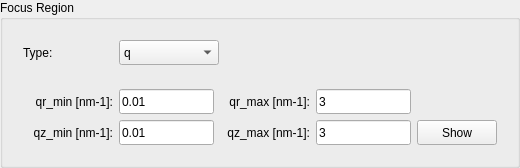
                   <widget class="QGroupBox" name="preProcessingFocusRegionBox">
                    <property name="sizePolicy">
                     <sizepolicy hsizetype="Preferred" vsizetype="Preferred">
                      <horstretch>0</horstretch>
                      <verstretch>0</verstretch>
                     </sizepolicy>
                    </property>
                    <property name="maximumSize">
                     <size>
                      <width>16777215</width>
                      <height>16777215</height>
                     </size>
                    </property>
                    <property name="styleSheet">
                     <string notr="true">QGroupBox {
    font: bold 10pt &quot;Microsoft YaHei&quot;;
}</string>
                    </property>
                    <property name="title">
                     <string>Focus Region</string>
                    </property>
                    <layout class="QVBoxLayout" name="verticalLayout_13">
                     <item>
                      <widget class="QWidget" name="FocusRegionTypeWidget" native="true">
                       <layout class="QHBoxLayout" name="horizontalLayout_8">
                        <item>
                         <widget class="QLabel" name="FocusRegionTypeLabel">
                          <property name="sizePolicy">
                           <sizepolicy hsizetype="Fixed" vsizetype="Fixed">
                            <horstretch>0</horstretch>
                            <verstretch>0</verstretch>
                           </sizepolicy>
                          </property>
                          <property name="minimumSize">
                           <size>
                            <width>90</width>
                            <height>25</height>
                           </size>
                          </property>
                          <property name="maximumSize">
                           <size>
                            <width>16777215</width>
                            <height>16777215</height>
                           </size>
                          </property>
                          <property name="text">
                           <string>Type:</string>
                          </property>
                          <property name="alignment">
                           <set>Qt::AlignLeading|Qt::AlignLeft|Qt::AlignVCenter</set>
                          </property>
                         </widget>
                        </item>
                        <item>
                         <widget class="QComboBox" name="FocusRegionTypeCombox">
                          <property name="minimumSize">
                           <size>
                            <width>100</width>
                            <height>25</height>
                           </size>
                          </property>
                          <property name="maximumSize">
                           <size>
                            <width>150</width>
                            <height>16777215</height>
                           </size>
                          </property>
                          <item>
                           <property name="text">
                            <string>q</string>
                           </property>
                          </item>
                          <item>
                           <property name="text">
                            <string>Pixel</string>
                           </property>
                          </item>
                          <item>
                           <property name="text">
                            <string>None</string>
                           </property>
                          </item>
                         </widget>
                        </item>
                        <item>
                         <spacer name="FocusRegionTypeSpacer">
                          <property name="orientation">
                           <enum>Qt::Horizontal</enum>
                          </property>
                          <property name="sizeHint" stdset="0">
                           <size>
                            <width>40</width>
                            <height>20</height>
                           </size>
                          </property>
                         </spacer>
                        </item>
                       </layout>
                      </widget>
                     </item>
                     <item>
                      <widget class="QStackedWidget" name="FocusRegionStackedWidget">
                       <property name="currentIndex">
                        <number>0</number>
                       </property>
                       <widget class="QWidget" name="FocusRegionQPage">
                        <layout class="QGridLayout" name="gridLayout_9">
                         <item row="1" column="1">
                          <widget class="QLabel" name="FocusRegionQzMinLabel">
                           <property name="sizePolicy">
                            <sizepolicy hsizetype="Fixed" vsizetype="Fixed">
                             <horstretch>0</horstretch>
                             <verstretch>0</verstretch>
                            </sizepolicy>
                           </property>
                           <property name="minimumSize">
                            <size>
                             <width>90</width>
                             <height>25</height>
                            </size>
                           </property>
                           <property name="maximumSize">
                            <size>
                             <width>16777215</width>
                             <height>16777215</height>
                            </size>
                           </property>
                           <property name="text">
                            <string>qz_min [nm-1]:</string>
                           </property>
                           <property name="alignment">
                            <set>Qt::AlignRight|Qt::AlignTrailing|Qt::AlignVCenter</set>
                           </property>
                          </widget>
                         </item>
                         <item row="0" column="1">
                          <widget class="QLabel" name="FocusRegionQrMinLabel">
                           <property name="sizePolicy">
                            <sizepolicy hsizetype="Fixed" vsizetype="Fixed">
                             <horstretch>0</horstretch>
                             <verstretch>0</verstretch>
                            </sizepolicy>
                           </property>
                           <property name="minimumSize">
                            <size>
                             <width>90</width>
                             <height>25</height>
                            </size>
                           </property>
                           <property name="maximumSize">
                            <size>
                             <width>16777215</width>
                             <height>16777215</height>
                            </size>
                           </property>
                           <property name="text">
                            <string>qr_min [nm-1]:</string>
                           </property>
                           <property name="alignment">
                            <set>Qt::AlignRight|Qt::AlignTrailing|Qt::AlignVCenter</set>
                           </property>
                          </widget>
                         </item>
                         <item row="0" column="4">
                          <widget class="QLabel" name="FocusRegionQrMaxLabel">
                           <property name="sizePolicy">
                            <sizepolicy hsizetype="Fixed" vsizetype="Fixed">
                             <horstretch>0</horstretch>
                             <verstretch>0</verstretch>
                            </sizepolicy>
                           </property>
                           <property name="minimumSize">
                            <size>
                             <width>90</width>
                             <height>25</height>
                            </size>
                           </property>
                           <property name="maximumSize">
                            <size>
                             <width>16777215</width>
                             <height>16777215</height>
                            </size>
                           </property>
                           <property name="text">
                            <string>qr_max [nm-1]:</string>
                           </property>
                           <property name="alignment">
                            <set>Qt::AlignRight|Qt::AlignTrailing|Qt::AlignVCenter</set>
                           </property>
                          </widget>
                         </item>
                         <item row="1" column="9" alignment="Qt::AlignRight">
                          <widget class="QPushButton" name="FocusRegionQShowButton">
                           <property name="sizePolicy">
                            <sizepolicy hsizetype="Fixed" vsizetype="Fixed">
                             <horstretch>0</horstretch>
                             <verstretch>0</verstretch>
                            </sizepolicy>
                           </property>
                           <property name="minimumSize">
                            <size>
                             <width>0</width>
                             <height>25</height>
                            </size>
                           </property>
                           <property name="layoutDirection">
                            <enum>Qt::LeftToRight</enum>
                           </property>
                           <property name="text">
                            <string>Show</string>
                           </property>
                          </widget>
                         </item>
                         <item row="1" column="4">
                          <widget class="QLabel" name="FocusRegionQzMaxLabel">
                           <property name="sizePolicy">
                            <sizepolicy hsizetype="Fixed" vsizetype="Fixed">
                             <horstretch>0</horstretch>
                             <verstretch>0</verstretch>
                            </sizepolicy>
                           </property>
                           <property name="minimumSize">
                            <size>
                             <width>90</width>
                             <height>25</height>
                            </size>
                           </property>
                           <property name="maximumSize">
                            <size>
                             <width>16777215</width>
                             <height>16777215</height>
                            </size>
                           </property>
                           <property name="text">
                            <string>qz_max [nm-1]:</string>
                           </property>
                           <property name="alignment">
                            <set>Qt::AlignRight|Qt::AlignTrailing|Qt::AlignVCenter</set>
                           </property>
                          </widget>
                         </item>
                         <item row="0" column="7">
                          <widget class="QLineEdit" name="FocusRegionQrMaxValue">
                           <property name="minimumSize">
                            <size>
                             <width>95</width>
                             <height>20</height>
                            </size>
                           </property>
                           <property name="maximumSize">
                            <size>
                             <width>95</width>
                             <height>25</height>
                            </size>
                           </property>
                           <property name="text">
                            <string>3</string>
                           </property>
                          </widget>
                         </item>
                         <item row="0" column="9">
                          <spacer name="FocusRegionQSpacer">
                           <property name="orientation">
                            <enum>Qt::Horizontal</enum>
                           </property>
                           <property name="sizeHint" stdset="0">
                            <size>
                             <width>40</width>
                             <height>20</height>
                            </size>
                           </property>
                          </spacer>
                         </item>
                         <item row="0" column="2">
                          <widget class="QLineEdit" name="FocusRegionQrMinValue">
                           <property name="minimumSize">
                            <size>
                             <width>95</width>
                             <height>20</height>
                            </size>
                           </property>
                           <property name="maximumSize">
                            <size>
                             <width>95</width>
                             <height>25</height>
                            </size>
                           </property>
                           <property name="text">
                            <string>0.01</string>
                           </property>
                          </widget>
                         </item>
                         <item row="1" column="2">
                          <widget class="QLineEdit" name="FocusRegionQzMinValue">
                           <property name="minimumSize">
                            <size>
                             <width>95</width>
                             <height>20</height>
                            </size>
                           </property>
                           <property name="maximumSize">
                            <size>
                             <width>95</width>
                             <height>25</height>
                            </size>
                           </property>
                           <property name="text">
                            <string>0.01</string>
                           </property>
                          </widget>
                         </item>
                         <item row="1" column="7">
                          <widget class="QLineEdit" name="FocusRegionQzMaxValue">
                           <property name="minimumSize">
                            <size>
                             <width>95</width>
                             <height>20</height>
                            </size>
                           </property>
                           <property name="maximumSize">
                            <size>
                             <width>95</width>
                             <height>25</height>
                            </size>
                           </property>
                           <property name="text">
                            <string>3</string>
                           </property>
                          </widget>
                         </item>
                        </layout>
                       </widget>
                       <widget class="QWidget" name="page_8"/>
                      </widget>
                     </item>
                    </layout>
                   </widget>
